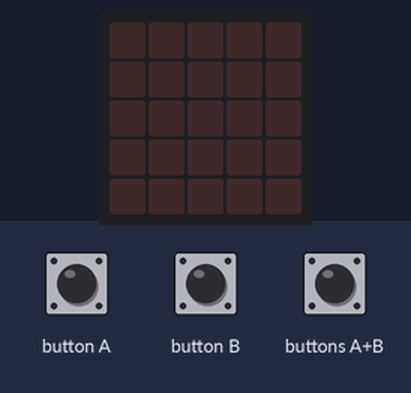
Recording of a program running on a simulated BBC micro:bit running MicroPython. Parts: the board's 5×5 LED display. The inputs (shaded band) are chosen by the test bench.

Above: at 1.2 s.
1.3 s: button A pressed for 0.15 s
At 1.37 s:
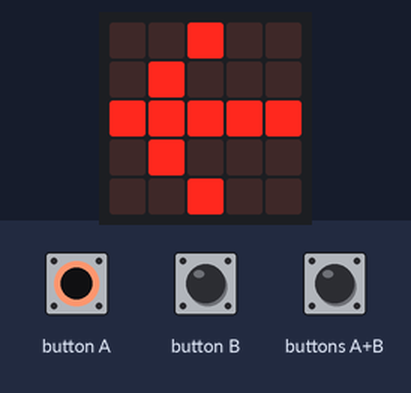
2.9 s: button B pressed for 0.15 s
At 2.97 s:
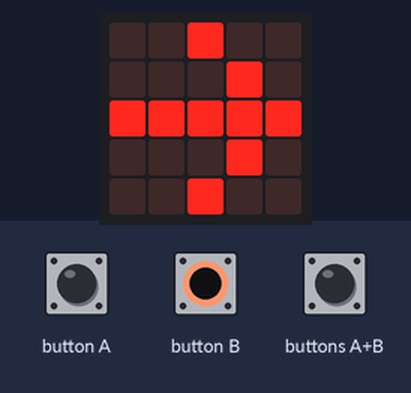
4.5 s: buttons A+B pressed for 0.15 s
At 4.57 s:
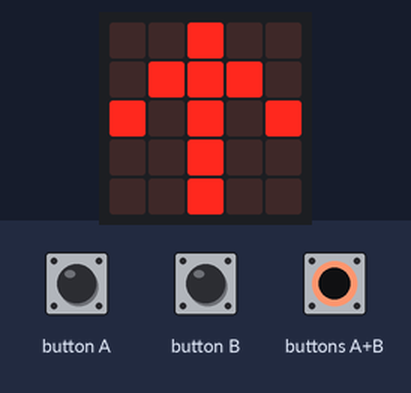
6.1 s: buttons A+B pressed for 3.2 s
10.8 s: button A pressed for 3.2 s
At 11.8 s:
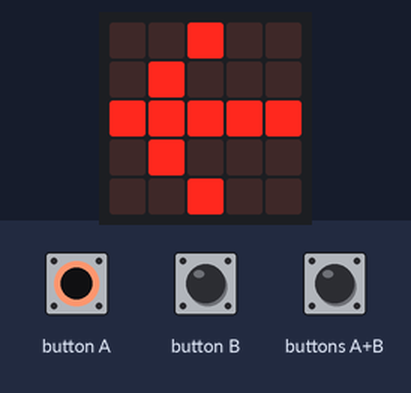
Timing chart, 0 to 13.8 s (numbered marks = the images above; inputs shaded):
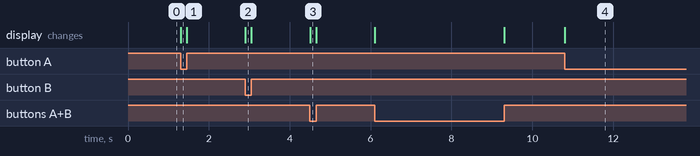

Measured:
- after the input at 1.3 s, the display: changes at once (image 1)
- after the input at 2.9 s, the display: changes at once (image 2)
- after the input at 4.5 s, the display: changes at once (image 3)
- after the input at 10.8 s, the display: changes at once (image 4)

The program:

ATV_Controller.py
```python
from microbit import *

while True:
 if button_a.is_pressed() and button_b.is_pressed():
   display.show(Image.ARROW_N)
 elif button_a.is_pressed():
   display.show(Image.ARROW_W)
 elif button_b.is_pressed():
   display.show(Image.ARROW_E)

 else:
  display.clear()
```
